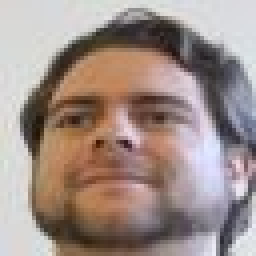
%> input picture Applied_Mathematics_Eigen_Face_Detection/faces_2012/Train/Abraham2.jpg, 64 x 64 px (shown 4 times larger); its folder holds 4 pictures in this run
$ octave MAIN1withoutnormalisation.m   (GNU Octave 9; MATLAB toolbox functions it lacks are replaced by stand-ins)
%> lines starting %> are read from the running program, lines starting %| are printed output that depends on the picture
### Applied_Mathematics_Eigen_Face_Detection/PCAF1withoutnormalisation.m
function[eigVec,MDT]=PCAF1withoutnormalisation(file,pathname)

% All_features_train=dir(strcat(Pathname,'*.jpg'));
IMG = imread([pathname file(1).name]); % reading the all images in the training database
%> IMG is the input picture: size 64x64x3 uint8; mean R, G, B 159.2, 142.4, 136.2
Mt=zeros(size(file,1),(size(IMG,1)*size(IMG,2))); % making zeros for training image size
for i=1:length(file) % intialising the loop
%     filename=sprintf('Train (%d).jpg',i);
    a=imread([pathname file(i).name]);
    Grayscaleimage=rgb2gray(a);% coverting image in Training set to gray scale
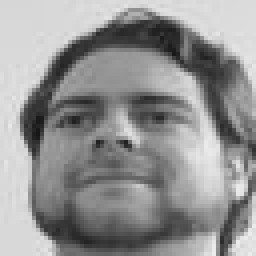
%> Grayscaleimage: size 64x64 uint8 (shown 4 times larger); min 22, max 237, mean 146.7
    Mt(i,:)=reshape(Grayscaleimage',1,((size(a,1)*size(a,2)))); % converting image into vector form
end
%> pass 2 of the loop in PCAF1withoutnormalisation, `for i=1:length(file)`:
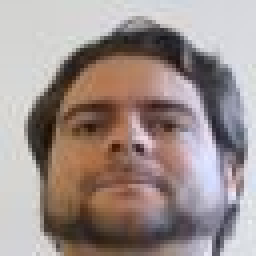
%> input picture Applied_Mathematics_Eigen_Face_Detection/faces_2012/Train/Abraham3.jpg, 64 x 64 px (shown 4 times larger)
%> in PCAF1withoutnormalisation, a is the input picture: size 64x64x3 uint8; mean R, G, B 157.8, 143.8, 140.2
%> in PCAF1withoutnormalisation, `Grayscaleimage=rgb2gray(a);`:
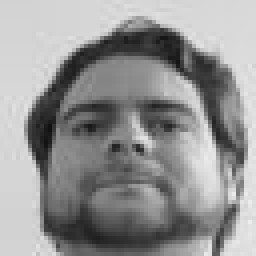
%> Grayscaleimage: size 64x64 uint8 (shown 4 times larger); min 17, max 238, mean 147.6
%> pass 3 of the loop in PCAF1withoutnormalisation, `for i=1:length(file)`:
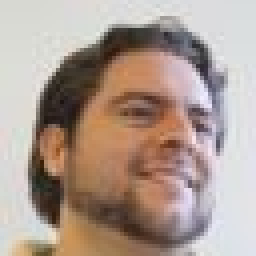
%> input picture Applied_Mathematics_Eigen_Face_Detection/faces_2012/Train/Abraham5.jpg, 64 x 64 px (shown 4 times larger)
%> in PCAF1withoutnormalisation, a is the input picture: size 64x64x3 uint8; mean R, G, B 173.9, 156, 145.8
%> in PCAF1withoutnormalisation, `Grayscaleimage=rgb2gray(a);`:
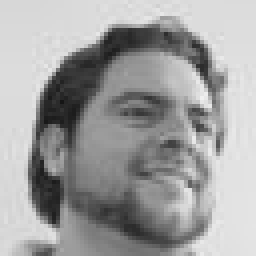
%> Grayscaleimage: size 64x64 uint8 (shown 4 times larger); min 21, max 240, mean 160.2
%> the loop made 4 passes; the first 3 are shown
p=size(file,1);
%> p = 4
Sigma_prime=(1/(p-1))*Mt'*Mt;% covariance matices
[eigVec eigval]=eigs(Sigma_prime); % computing eigen vectors and eigen values
MDT=Mt*eigVec; % Multiplying all training images with eigen vector to get training database

### Applied_Mathematics_Eigen_Face_Detection/Input1withoutnormalisation.m
function[distance]=Input1withoutnormalisation(ipim,eigv,trainims)
Ip=reshape(ipim',1,(size(ipim,1)*size(ipim,2))); % changing input image into vector form
Ip=double(Ip);
Ipeigvec=Ip*eigv; % multiplying input image with eigen vector
distance=dist(Ipeigvec,trainims');% calculating distance and returns distance value to main

### Applied_Mathematics_Eigen_Face_Detection/MAIN1withoutnormalisation.m
close all;
clear all;
directory_path_train='E:\Education\1st Semester\Projects\Applied Mathematics\PCA Project\faces_2012\faces_2012\Train\'; % file path
directory_path_test='E:\Education\1st Semester\Projects\Applied Mathematics\PCA Project\faces_2012\faces_2012\Test\';
train_files = dir([directory_path_train '*.jpg']);
test_files = dir([directory_path_test '*.jpg']);
[eigVec,Mt]=PCAF1withoutnormalisation(train_files,directory_path_train); % function to do PCA
filename = uigetfile('*.jpg','Select a face from test set','E:\Education\1st Semester\Projects\Applied Mathematics\PCA Project\faces_2012\faces_2012\Test\'); %Asking used to choose file
%> the answer given: faces_2012/Train/Abraham2.jpg
testf=imread([directory_path_test filename]); % Reading input image choosen by the user
testface=rgb2gray(testf); % converting input image from RGB to Gray
[distance]=Input1withoutnormalisation(testface,eigVec,Mt); % computing distance betwwen input image and database
%> in Input1withoutnormalisation, `Ip=reshape(ipim',1,(size(ipim,1)*size(ipim,2)));`: Ip = 4096 values, max 237 at index 4086, min 22 at index 2122, mean 146.7
smalldis=min(distance); % Taking the minimum distance from input and training database
ind=find(distance == smalldis); % Finding the indices of the recognised image from Training database
figure;
imshow(testf) % Displaying the input image on the console
cd('E:\Education\1st Semester\Projects\Applied Mathematics\PCA Project\faces_2012\faces_2012\Train\'); %changing directory
%d=strcat('Train (',int2str(ind),').jpg');

label = train_files(find(distance== smalldis));
%  X =([strfind(test_files(ind).name, cell2mat(label.name))]);
for m = 1:81
%> (the run ends here)
